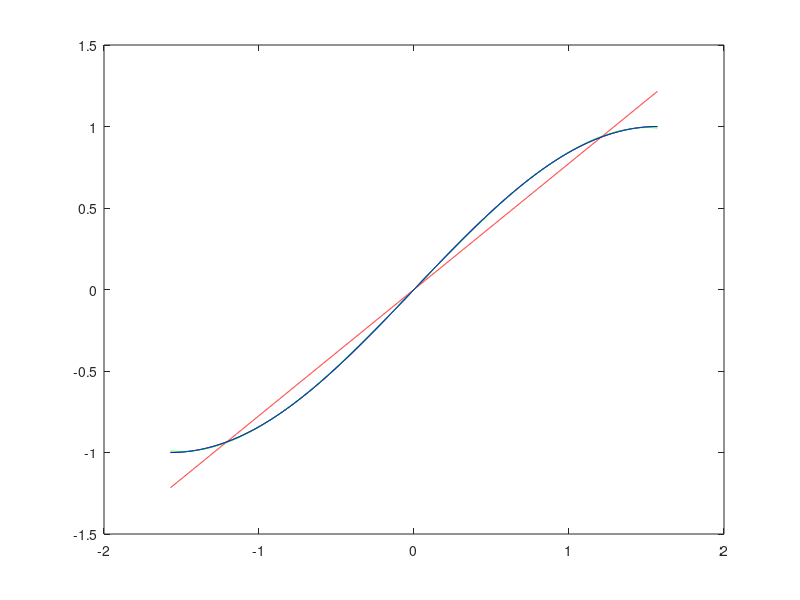
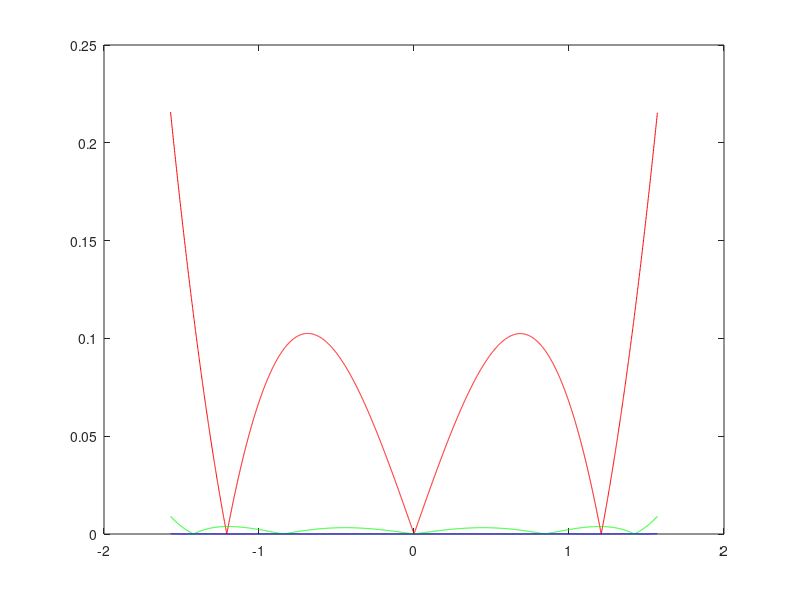

These charts were generated, in order, by the following MATLAB code:
x = -pi/2 : 0.001 : pi/2;
%x = 0 : 0.001 : pi;

sin_poly1 = polyfit(x,sin(x),1);
disp("sin poly, n=1")
polyout(sin_poly1,'x')
polyval(sin_poly1,0)
polyval(sin_poly1,pi/2)
disp("sin poly, n=3")
sin_poly3 = polyfit(x,sin(x),3);
polyout(sin_poly3,'x')
polyval(sin_poly3,0)
polyval(sin_poly3,pi/2)
disp("sin poly, n=5")
sin_poly5 = polyfit(x,sin(x),5);
polyout(sin_poly5,'x')
polyval(sin_poly5,0)
polyval(sin_poly5,pi/2)

figure(1)
plot(x,sin(x),"k");
hold on;
plot(x,polyval(sin_poly1,x),"r");
hold on;
plot(x,polyval(sin_poly3,x),"g");
hold on;
plot(x,polyval(sin_poly5,x),"b");

figure(2)
plot(x,abs(sin(x)-polyval(sin_poly1,x)),"r");
hold on;
plot(x,abs(sin(x)-polyval(sin_poly3,x)),"g");
hold on;
plot(x,abs(sin(x)-polyval(sin_poly5,x)),"b");


